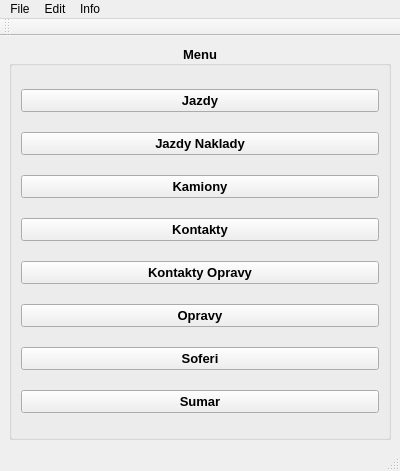
<?xml version="1.0" encoding="UTF-8"?>
<ui version="4.0">
 <class>MainWindow</class>
 <widget class="QMainWindow" name="MainWindow">
  <property name="geometry">
   <rect>
    <x>0</x>
    <y>0</y>
    <width>400</width>
    <height>471</height>
   </rect>
  </property>
  <property name="focusPolicy">
   <enum>Qt::NoFocus</enum>
  </property>
  <property name="windowTitle">
   <string>Manazer Objednavok</string>
  </property>
  <widget class="QWidget" name="centralwidget">
   <layout class="QGridLayout" name="gridLayout">
    <item row="0" column="0">
     <widget class="QGroupBox" name="groupBox">
      <property name="font">
       <font>
        <family>Arial</family>
        <pointsize>10</pointsize>
        <weight>75</weight>
        <bold>true</bold>
       </font>
      </property>
      <property name="title">
       <string>Menu</string>
      </property>
      <property name="alignment">
       <set>Qt::AlignCenter</set>
      </property>
      <layout class="QVBoxLayout" name="verticalLayout">
       <item>
        <widget class="QPushButton" name="jazdyB">
         <property name="text">
          <string>Jazdy</string>
         </property>
        </widget>
       </item>
       <item>
        <widget class="QPushButton" name="jazdy_sumarB">
         <property name="text">
          <string>Jazdy Naklady</string>
         </property>
        </widget>
       </item>
       <item>
        <widget class="QPushButton" name="kamionyB">
         <property name="text">
          <string>Kamiony</string>
         </property>
        </widget>
       </item>
       <item>
        <widget class="QPushButton" name="kontaktyB">
         <property name="text">
          <string>Kontakty</string>
         </property>
        </widget>
       </item>
       <item>
        <widget class="QPushButton" name="kontakty_opravyB">
         <property name="text">
          <string>Kontakty Opravy</string>
         </property>
        </widget>
       </item>
       <item>
        <widget class="QPushButton" name="opravyB">
         <property name="text">
          <string>Opravy</string>
         </property>
        </widget>
       </item>
       <item>
        <widget class="QPushButton" name="soferiB">
         <property name="text">
          <string>Soferi</string>
         </property>
        </widget>
       </item>
       <item>
        <widget class="QPushButton" name="sumarB">
         <property name="text">
          <string>Sumar</string>
         </property>
        </widget>
       </item>
      </layout>
     </widget>
    </item>
   </layout>
  </widget>
  <widget class="QMenuBar" name="menubar">
   <property name="geometry">
    <rect>
     <x>0</x>
     <y>0</y>
     <width>400</width>
     <height>26</height>
    </rect>
   </property>
   <widget class="QMenu" name="menuHelp">
    <property name="title">
     <string>File</string>
    </property>
    <addaction name="actionNew"/>
    <addaction name="actionSave"/>
    <addaction name="separator"/>
    <addaction name="actionExit"/>
   </widget>
   <widget class="QMenu" name="menuIndr">
    <property name="title">
     <string>Info</string>
    </property>
   </widget>
   <widget class="QMenu" name="menuEdit">
    <property name="title">
     <string>Edit</string>
    </property>
    <addaction name="actionCopy"/>
    <addaction name="actionPate"/>
   </widget>
   <addaction name="menuHelp"/>
   <addaction name="menuEdit"/>
   <addaction name="menuIndr"/>
  </widget>
  <widget class="QStatusBar" name="statusbar"/>
  <widget class="QToolBar" name="toolBar">
   <property name="windowTitle">
    <string>toolBar</string>
   </property>
   <attribute name="toolBarArea">
    <enum>TopToolBarArea</enum>
   </attribute>
   <attribute name="toolBarBreak">
    <bool>false</bool>
   </attribute>
  </widget>
  <action name="actionOpen">
   <property name="text">
    <string>Open</string>
   </property>
  </action>
  <action name="actionSave">
   <property name="text">
    <string>Save</string>
   </property>
   <property name="statusTip">
    <string>Save a file</string>
   </property>
   <property name="shortcut">
    <string>Ctrl+S</string>
   </property>
  </action>
  <action name="actionExit">
   <property name="text">
    <string>Exit</string>
   </property>
  </action>
  <action name="actionCopy">
   <property name="text">
    <string>Copy</string>
   </property>
  </action>
  <action name="actionPate">
   <property name="text">
    <string>Paste</string>
   </property>
  </action>
  <action name="actionNew">
   <property name="text">
    <string>New</string>
   </property>
   <property name="statusTip">
    <string>Create a new file</string>
   </property>
   <property name="shortcut">
    <string>Ctrl+N</string>
   </property>
  </action>
 </widget>
 <resources/>
 <connections/>
</ui>
